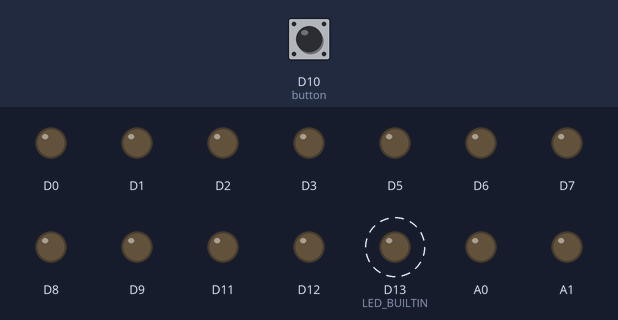
Simulated run of this sketch. Board: Arduino Zero (SAMD21). Parts: output pins drawn as LEDs (lit = HIGH). Dashed ring = blinking. The inputs (shaded band) are chosen by the test bench; at power-on: D10 (button) LOW. The local clock reads 2024-03-15 10:24:30 at power-on unless the sketch sets it; no radio packets arrive unless stated; pins used as bus, display or sensor lines are not drawn; what the sketch prints to the serial monitor is not drawn.

Above: at 3.9 s.
Timing chart, 0 to 6.5 s (numbered marks = the images above):
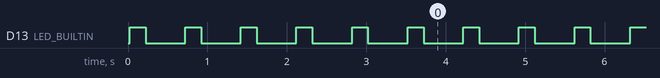

The sketch:

feather_m0_rfm_extint_timer.ino
```cpp
#include <SPI.h>
#include <RH_RF95.h>
#include "src/RTCZero/src/RTCZero.h"

/* for feather m0  */
#define RFM95_CS 8
#define RFM95_RST 4
#define RFM95_INT 3

#define RF95_FREQ 868.0
// Singleton instance of the radio driver
RH_RF95 rf95(RFM95_CS, RFM95_INT);

const byte button = 10;

const byte timerSeconds = 30;
const byte timerMinutes = 0;
const byte timerHours = 0;

// debounce ISR
const unsigned long debounceTime = 500;
volatile bool ir_selector_pressed = false;
volatile bool wake_timer = false;


RTCZero rtc;

void setup() {

  for (uint32_t ul = 0 ; ul < NUM_DIGITAL_PINS ; ul++ )
  {
    pinMode( ul, OUTPUT ) ;
    digitalWrite(ul, LOW);
  }

  pinMode(RFM95_RST, OUTPUT);
  digitalWrite(RFM95_RST, HIGH);

  digitalWrite(RFM95_RST, LOW);
  delay(10);
  digitalWrite(RFM95_RST, HIGH);
  delay(10);

  while (!rf95.init()) {
    blink(LED_BUILTIN, 9999);
    while (1);
  }
  Serial.println("LoRa radio init OK!");

  // Defaults after init are 434.0MHz, modulation GFSK_Rb250Fd250, +13dbM
  if (!rf95.setFrequency(RF95_FREQ)) {
    blink(LED_BUILTIN, 9999);
    while (1);
  }

  rf95.sleep();

  int wait = millis();
  while(!Serial && millis()-wait < 3000){}
  Serial.println("== Interrupt test ==");
  blink(LED_BUILTIN, 3);
  pinMode(button, INPUT_PULLDOWN);

  int eint_pin = digitalPinToInterrupt(button);
  attachInterrupt(eint_pin, ISR_pin, HIGH);
  rtc.begin();
  blink(LED_BUILTIN, 2);
  Serial.println("== Starting ==");
  resetTimer();
  rtc.attachInterrupt(ISR_timer);
  rtc.standbyMode();
}

void blink(int pin, int n_blinks)
{
  for(int i=0;i<n_blinks;i++)
  {
    digitalWrite(pin, HIGH);
    delay(200);
    digitalWrite(pin, LOW);
    delay(500);
  }
}

void resetTimer() {
  byte seconds = 0;
  byte minutes = 0;
  byte hours = 0;
  byte day = 1;
  byte month = 1;
  byte year = 1;

  rtc.setTime(hours, minutes, seconds);
  rtc.setDate(day, month, year);
  rtc.setAlarmTime(timerHours, timerMinutes, timerSeconds);
  rtc.enableAlarm(rtc.MATCH_HHMMSS);
}

void loop() {
  if(ir_selector_pressed){
    blink(LED_BUILTIN, 4);
    ir_selector_pressed = false;
    rtc.standbyMode();
  }
  else if(wake_timer){
    blink(LED_BUILTIN, 3);
    wake_timer = false;
    resetTimer();
    rtc.standbyMode();
  }
  else {
    blink(LED_BUILTIN, 2);
    ir_selector_pressed = false;
    rtc.standbyMode();
  }
}

void ISR_timer(){
  wake_timer = true;
}

static unsigned long previousStateChangeMillis = 0;
static bool previousPinState = LOW;

void ISR_pin() {

  int now = millis();
  bool pinState = digitalRead(button);

  if (pinState != previousPinState) { // ignore pin changes of pins other than SELECTOR_BTN
    if (pinState == HIGH) { // only rising events
      if ((now - previousStateChangeMillis) > debounceTime) { // debounce
        ir_selector_pressed = true;
      }
    }
    previousPinState = pinState;
    previousStateChangeMillis = now;
  }

}
```

Measured:
- by itself, D13 (LED_BUILTIN): alternates HIGH for 0.20 s and LOW for 0.50 s
